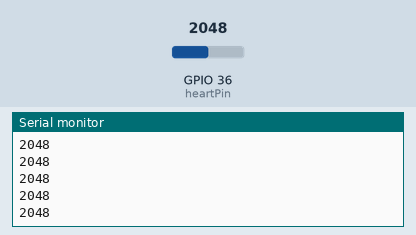
This sketch was run on a simulated ESP32. Parts: the last lines printed to the serial monitor. The test bench sets the inputs (shaded band); at power-on: GPIO 36 (heartPin) = 2048. WiFi joins after 1.5 s; servers stay silent unless stated.

Above: at 3.0 s.
3.1 s: GPIO 36 (heartPin) set to 2866
At 3.6 s:
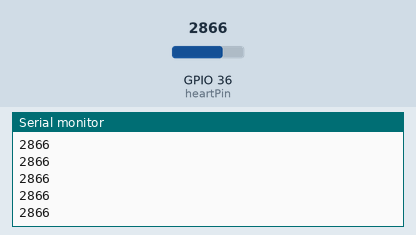
4.6 s: GPIO 36 (heartPin) set to 3603
At 5.4 s:
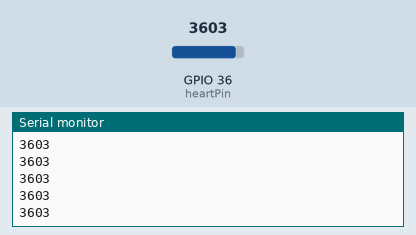
Timing chart, 0 to 7.6 s (numbered marks = the images above; inputs shaded):
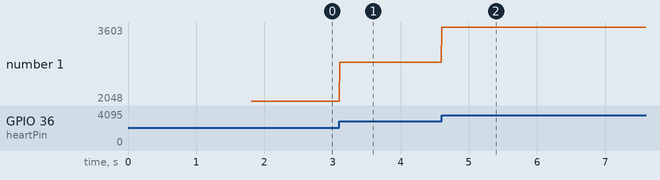

Measured:
- after the input at 3.1 s, the serial monitor: prints a new line at once (image 1)
- after the input at 4.6 s, the serial monitor: prints a new line at once (image 2)
- plotted number 1: 2048 → 2866 after the input at 3.1 s, 2866 → 3603 after the input at 4.6 s

The sketch:

ecg_esp32.ino
```cpp
#define BLYNK_TEMPLATE_ID "TMPL39f48clrN"
#define BLYNK_TEMPLATE_NAME "CAREIFY"
#define BLYNK_AUTH_TOKEN "htwEcjVohIDGpCdGqFDWVFPRx72V8LLv"

#define BLYNK_PRINT Serial
#include <WiFi.h>
#include <WiFiClient.h>
#include <BlynkSimpleEsp32.h>

BlynkTimer timer;
char auth[] = "htwEcjVohIDGpCdGqFDWVFPRx72V8LLv";

// Your WiFi credentials.
// Set password to "" for open networks.
char ssid[] = "aritra";
char pass[] = "12345678";

const int heartPin = A0;

void setup() {
  Serial.begin(115200);
  Blynk.begin(auth, ssid, pass);
  timer.setInterval(5, sendUptime);

}

void sendUptime()
{

  int heartValue = analogRead(heartPin);
  Serial.println(heartValue);
  delay(1);
  Blynk.virtualWrite(V0,heartValue);


}

void loop() {

  Blynk.run();
  timer.run();
}
```
